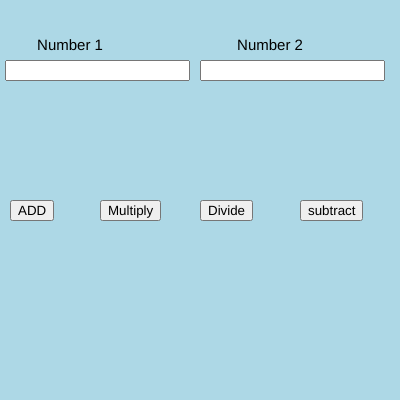
Frame 1 (no input)
Frame 60 (no input): identical to frame 1, image omitted
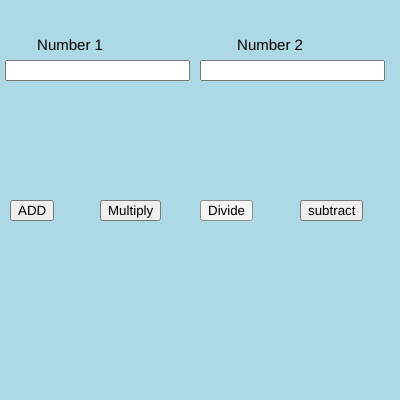
Frame 120 (the mouse pressed at the canvas centre since frame 60)

The p5.js sketch that drew these frames (run headless with seeded random() and noise() and a simulated clock; from frame 60 on, the mouse is pressed at the canvas centre):

// p5.js sketch
// ── sketch.js
var n1,n2;
var b1,b2,b3,b4;

function setup() {
  
  createCanvas(400, 400);
  
  num1 = createInput();
  num1.position(5, 60);
  
  num2 = createInput();
  num2.position(200, 60);
  
  b1 = createButton("ADD");
  b1.position(10, 200);
  b1.mousePressed(add);
  
  b2 = createButton("Multiply");
  b2.position(100, 200);
  b2.mousePressed(mul);
  
  b3 = createButton("Divide");
  b3.position(200,200);
  b3.mousePressed(div);

  b4 = createButton("subtract");
  b4.position(300,200);
  b4.mousePressed(sub);
  
  textAlign(CENTER);
  textSize(15);
}

function draw() {
  background("lightblue");
  text("Number 1",70,50)
  text("Number 2",270,50)
  
  n1 = parseInt(num1.value());
  n2 = parseInt(num2.value());

}

function add() {

  console.log(n1+n2);
}

function sub() {

  console.log(n1-n2);
}

function div() {

  console.log(n1/n2);
}

function mul() {

  console.log(n1*n2);
}
